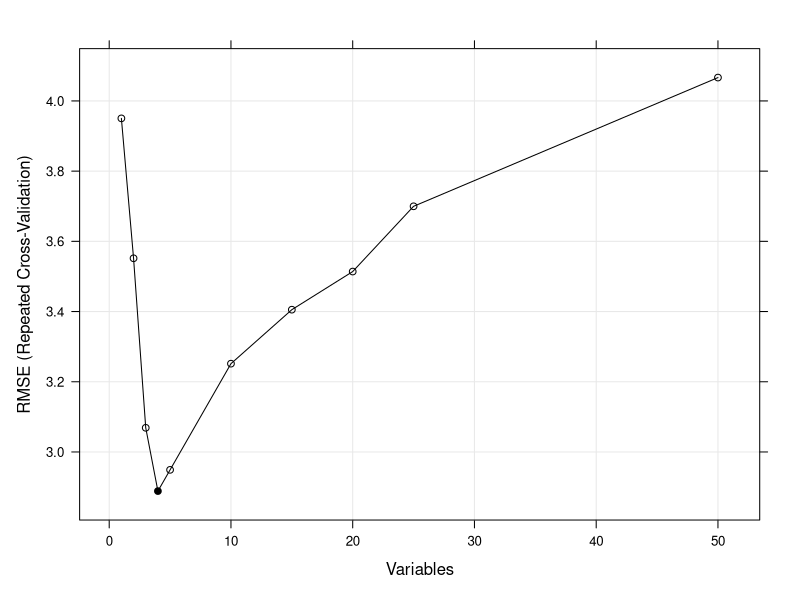
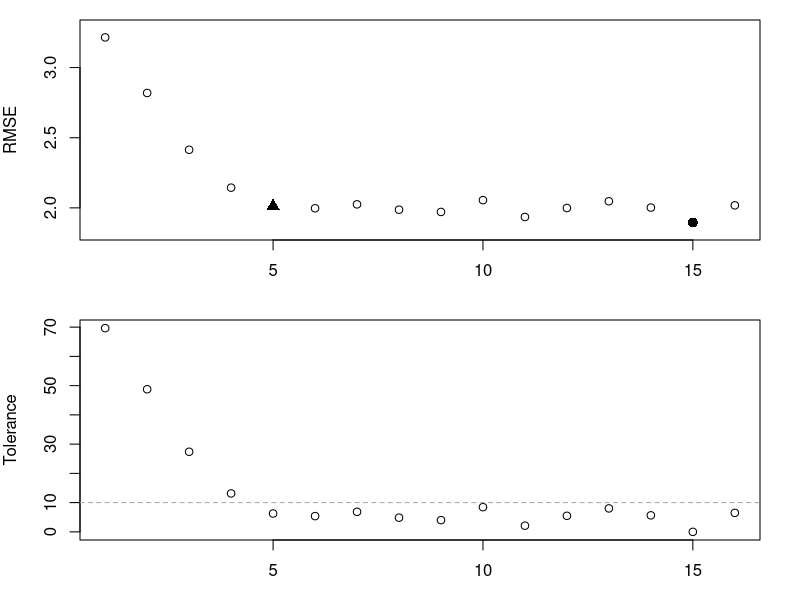
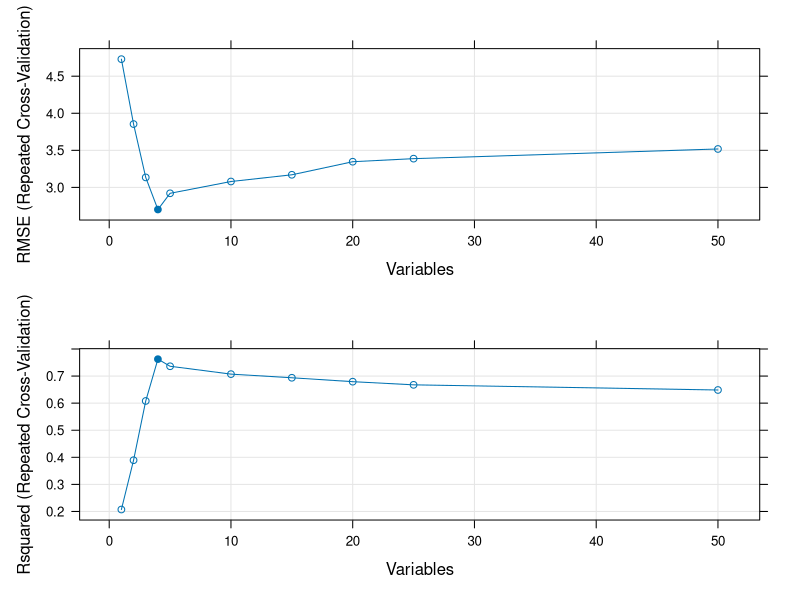
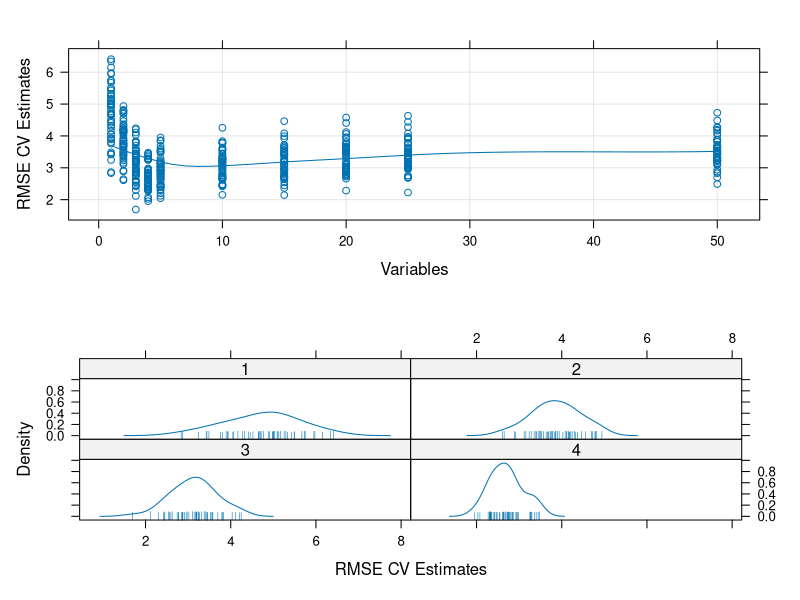

R code for these plots, in order:
# 20 Recursive Feature Elimination ----------------------------------------
# 20.3 Recursive Feature Elimination via caret
library(caret)
library(mlbench)
library(Hmisc)
library(randomForest)

#  simulation
n <- 100
p <- 40
sigma <- 1
set.seed(1)
sim <- mlbench.friedman1(n, sd = sigma)
colnames(sim$x) <- c(paste("real", 1:5, sep = ""),
                     paste("bogus", 1:5, sep = ""))
bogus <- matrix(rnorm(n * p), nrow = n)
colnames(bogus) <- paste("bogus", 5+(1:ncol(bogus)), sep = "")
x <- cbind(sim$x, bogus)
y <- sim$y

# Of the 50 predictors, there are 45 pure noise variables: 5 are uniform on
# 0,1 and 40 are random univariate standard normals. The predictors are 
# centered and scaled:

normalization <- preProcess(x)
x <- predict(normalization, x)
x <- as.data.frame(x)
subsets <- c(1:5, 10, 15, 20, 25)

set.seed(10)
ctrl <- rfeControl(functions = lmFuncs,
                   method = "repeatedcv",
                   repeats = 5,
                   verbose = FALSE)
lmProfile <- rfe(x, y,
                 sizes = subsets,
                 rfeControl = ctrl)
lmProfile
predictors(lmProfile)
lmProfile$fit
head(lmProfile$resample)

trellis.par.set(caretTheme())
plot(lmProfile, type = c("g", "o"))

# 20.6 The Example
rfRFE <-  list(summary = defaultSummary,
               fit = function(x, y, first, last, ...){
                 library(randomForest)
                 randomForest(x, y, importance = first, ...)
               },
               pred = function(object, x)  predict(object, x),
               rank = function(object, x, y) {
                 vimp <- varImp(object)
                 vimp <- vimp[order(vimp$Overall,decreasing = TRUE),,drop = FALSE]
                 vimp$var <- rownames(vimp)                  
                 vimp
               },
               selectSize = pickSizeBest,
               selectVar = pickVars)

example <- data.frame(RMSE = c(3.215, 2.819, 2.414, 2.144, 
                               2.014, 1.997, 2.025, 1.987, 
                               1.971, 2.055, 1.935, 1.999, 
                               2.047, 2.002, 1.895, 2.018),
                      Variables = 1:16)
## Find the row with the absolute smallest RMSE
smallest <- pickSizeBest(example, metric = "RMSE", maximize = FALSE)
smallest

## Now one that is within 10% of the smallest
within10Pct <- pickSizeTolerance(example, metric = "RMSE", 
                                 tol = 10, maximize = FALSE)
within10Pct

minRMSE <- min(example$RMSE)
example$Tolerance <- (example$RMSE - minRMSE)/minRMSE * 100   

## Plot the profile and the subsets selected using the 
## two different criteria

par(mfrow = c(2, 1), mar = c(3, 4, 1, 2))

plot(example$Variables[-c(smallest, within10Pct)], 
     example$RMSE[-c(smallest, within10Pct)],
     ylim = extendrange(example$RMSE),
     ylab = "RMSE", xlab = "Variables")

points(example$Variables[smallest], 
       example$RMSE[smallest], pch = 16, cex= 1.3)

points(example$Variables[within10Pct], 
       example$RMSE[within10Pct], pch = 17, cex= 1.3)

with(example, plot(Variables, Tolerance))
abline(h = 10, lty = 2, col = "darkgrey")

# 20.5.6 The selectVar Function
rfRFE$selectVar

# 20.6 The Example
ctrl$functions <- rfRFE
ctrl$returnResamp <- "all"
set.seed(10)
rfProfile <- rfe(x, y, sizes = subsets, rfeControl = ctrl)
rfProfile

trellis.par.set(caretTheme())
dev.off()
plot1 <- plot(rfProfile, type = c("g", "o"))
plot2 <- plot(rfProfile, type = c("g", "o"), metric = "Rsquared")
print(plot1, split=c(1,1,1,2), more=TRUE)
print(plot2, split=c(1,2,1,2))

plot1 <- xyplot(rfProfile, 
                type = c("g", "p", "smooth"), 
                ylab = "RMSE CV Estimates")
plot2 <- densityplot(rfProfile, 
                     subset = Variables < 5, 
                     adjust = 1.25, 
                     as.table = TRUE, 
                     xlab = "RMSE CV Estimates", 
                     pch = "|")
print(plot1, split=c(1,1,1,2), more=TRUE)
print(plot2, split=c(1,2,1,2))
